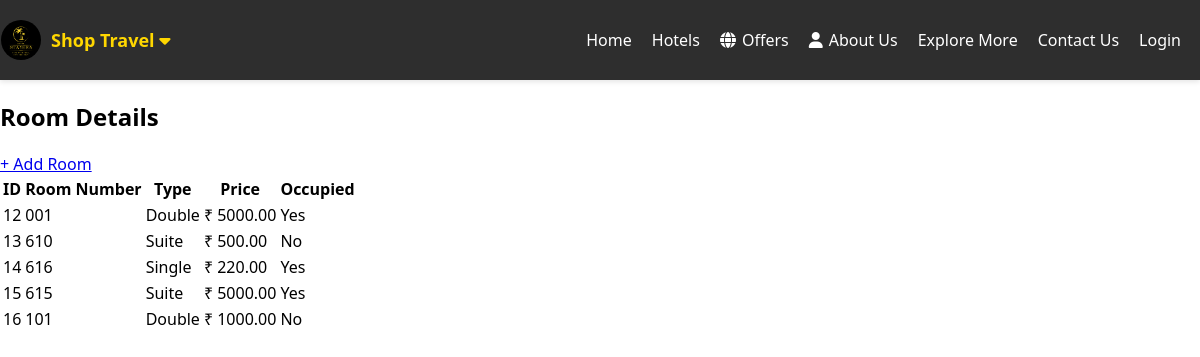
The page /offers/rooms/ on the database its author committed.
### offers/models.py (models this page shows, shortened)
class Room(models.Model):
    ROOM_TYPES = (
        ('Single', 'Single'),
        ('Double', 'Double'),
        ('Suite', 'Suite'),
    )
    name = models.CharField(max_length=100)
    room_number = models.CharField(max_length=10, unique=True)
    room_type = models.CharField(max_length=10, choices=ROOM_TYPES)
    price_per_night = models.DecimalField(max_digits=10, decimal_places=2)
    is_available = models.BooleanField(default=True)
    is_occupied = models.BooleanField(default=False)
    number = models.CharField(max_length=10)
    is_occupied = models.BooleanField(default=False)

### offers/views.py (the view)
# urls.py: path('rooms/', views.room_list, name='room_list'),
def room_list(request):
    rooms = Room.objects.all()
    return render(request, 'room_list.html', {'rooms': rooms})

### offers/templates/room_list.html
{% extends 'base.html' %}
{% block content %}
<div class="container mt-5">
    <div class="d-flex justify-content-between align-items-center mb-3">
        <h2>Room Details</h2>
        <a href="{% url 'offers:add_room' %}" class="btn btn-success">+ Add Room</a>
    </div>
    <table class="table table-bordered table-striped shadow-sm">
        <thead class="bg-dark text-white">
            <tr>
                <th>ID</th>
                <th>Room Number</th>
                <th>Type</th>
                <th>Price</th>
                <th>Occupied</th>
            </tr>
        </thead>
        <tbody>
            {% for room in rooms %}
            <tr>
                <td>{{ room.id }}</td>
                <td>{{ room.room_number }}</td>
                <td>{{ room.room_type }}</td>
                <td>₹ {{ room.price_per_night }}</td>
                <td>
                    {% if room.is_occupied %}
                        <span class="badge bg-success">Yes</span>
                    {% else %}
                        <span class="badge bg-secondary">No</span>
                    {% endif %}
                </td>
            </tr>
            {% endfor %}
        </tbody>
    </table>
</div>
{% endblock %}

### home/static/css/base.css (style rules this page uses)
body { margin: 0; padding: 0; font-family: 'Segoe UI', Tahoma, Geneva, Verdana, sans-serif; }

### rows shown on the page
Room: id "12", room_number "001", room_type "Double", price_per_night "5000.00", is_occupied "Yes"
Room: id "13", room_number "610", room_type "Suite", price_per_night "500.00", is_occupied "No"
Room: id "14", room_number "616", room_type "Single", price_per_night "220.00", is_occupied "Yes"
Room: id "15", room_number "615", room_type "Suite", price_per_night "5000.00", is_occupied "Yes"
Room: id "16", room_number "101", room_type "Double", price_per_night "1000.00", is_occupied "No"
